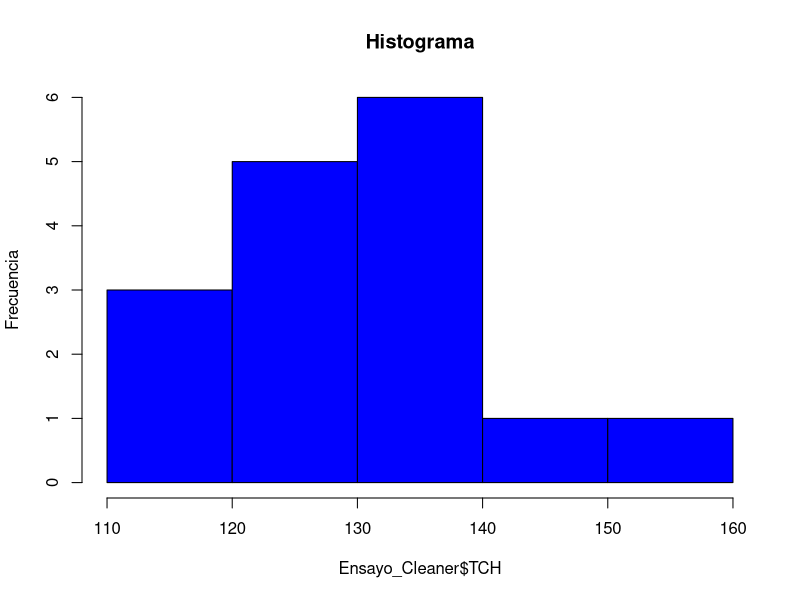
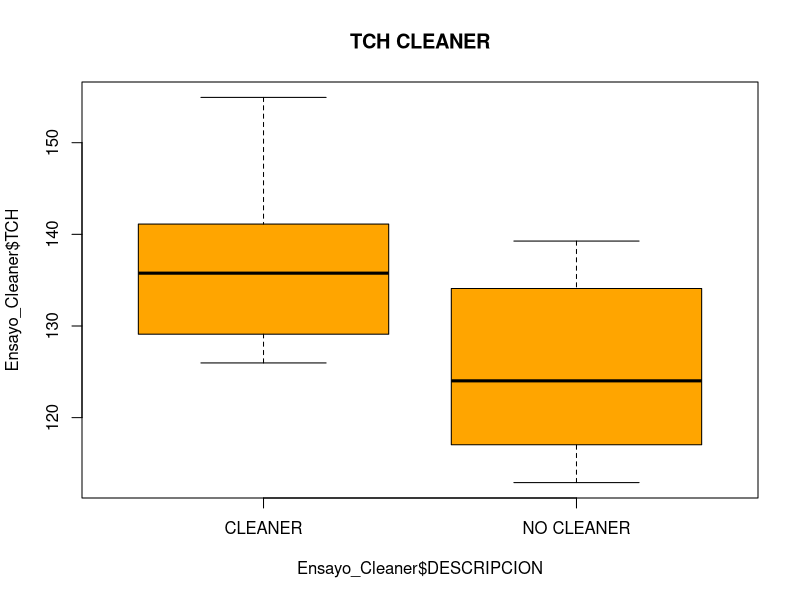
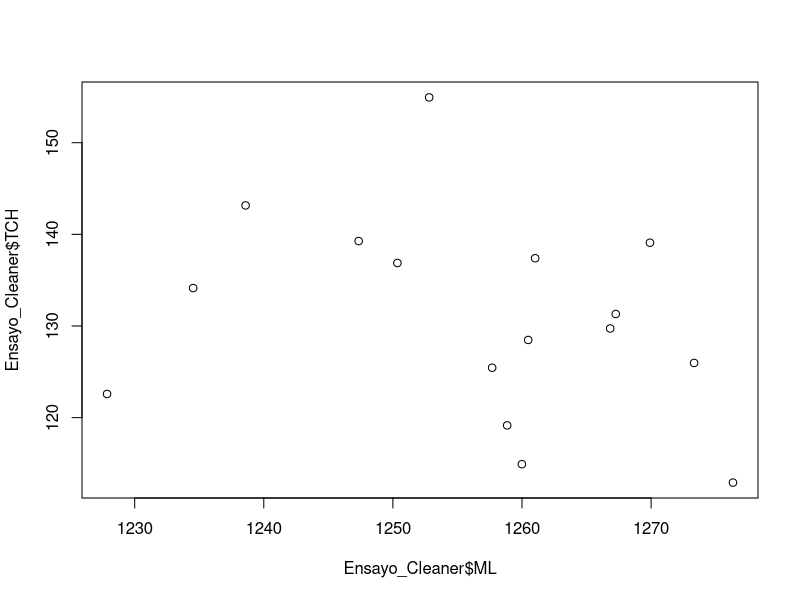
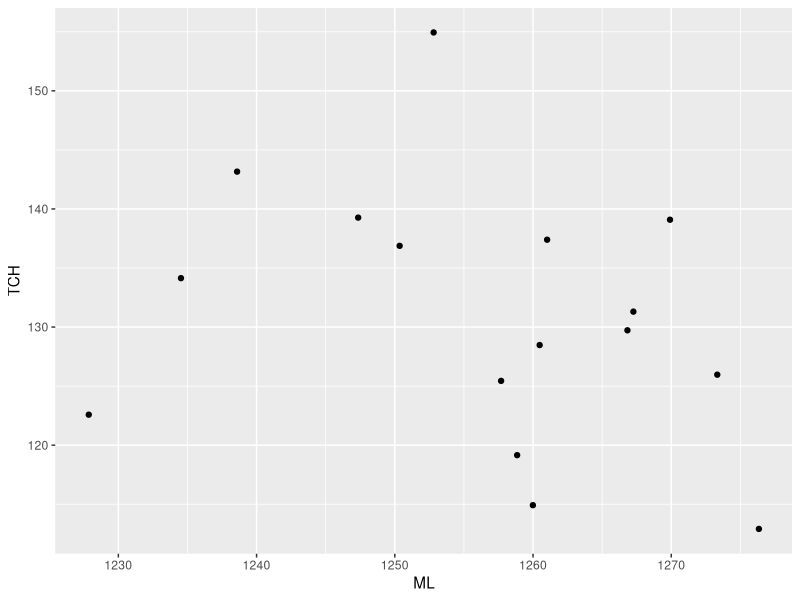
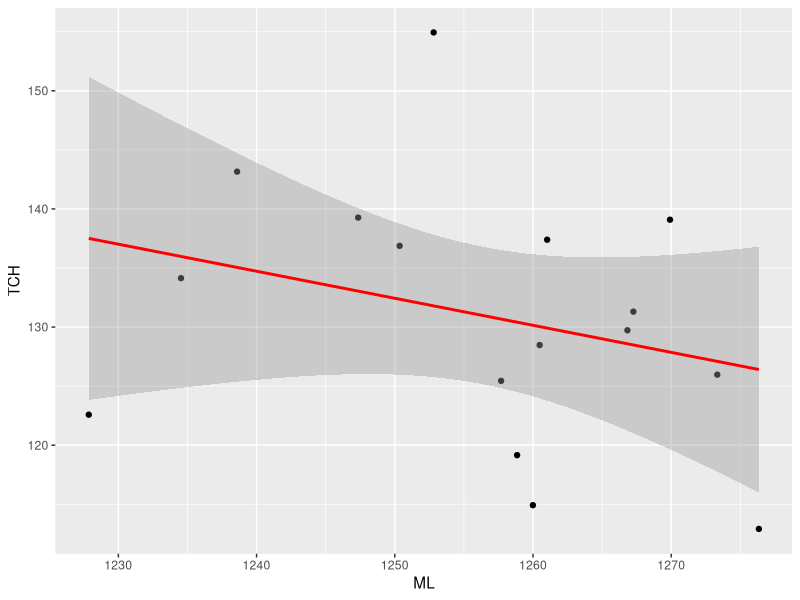

Here is the R script that generated these plots, in order:
## ---- chunk 1
setwd("c:/users/easoto/OneDrive - Pantaleon. S.A/Documentos/GitHub/Data-Alex")
library(readxl)
Ensayo_Cleaner <- read_excel("Ensayo Cleaner.xlsx", 
sheet = "TCH BASCULA", range = "A1:N17")
View(Ensayo_Cleaner)
summary(Ensayo_Cleaner$TCH)

## ---- chunk 2
library(psych)
describeBy(Ensayo_Cleaner$TCH, group = Ensayo_Cleaner$DESCRIPCION, mat = TRUE, digits = 2)
## ---- chunk 3
hist(Ensayo_Cleaner$TCH, main = "Histograma", col = "blue", ylab = "Frecuencia")

## ---- chunk 4
boxplot(Ensayo_Cleaner$TCH ~ Ensayo_Cleaner$DESCRIPCION, main="TCH CLEANER", col="orange")
## ---- chunk 5
anova <- aov(Ensayo_Cleaner$TCH ~ Ensayo_Cleaner$DESCRIPCION)
summary(anova)
## ---- chunk 6
plot(Ensayo_Cleaner$TCH~Ensayo_Cleaner$ML)
cor.test(Ensayo_Cleaner$TCH,Ensayo_Cleaner$ML)
## ---- chunk 7
library(ggplot2)
names(Ensayo_Cleaner)
class(Ensayo_Cleaner)
Ensayo_Cleaner
modelo1 = lm(ML ~ TCH, data = Ensayo_Cleaner, na.action = na.exclude)
summary(modelo1)

ML= 418.62 + 0.08421
grafica1 = ggplot(Ensayo_Cleaner, aes(ML , TCH))
grafica1 + geom_point()
grafica1 + geom_point() + geom_smooth(method = "lm", colour= "Red") 
